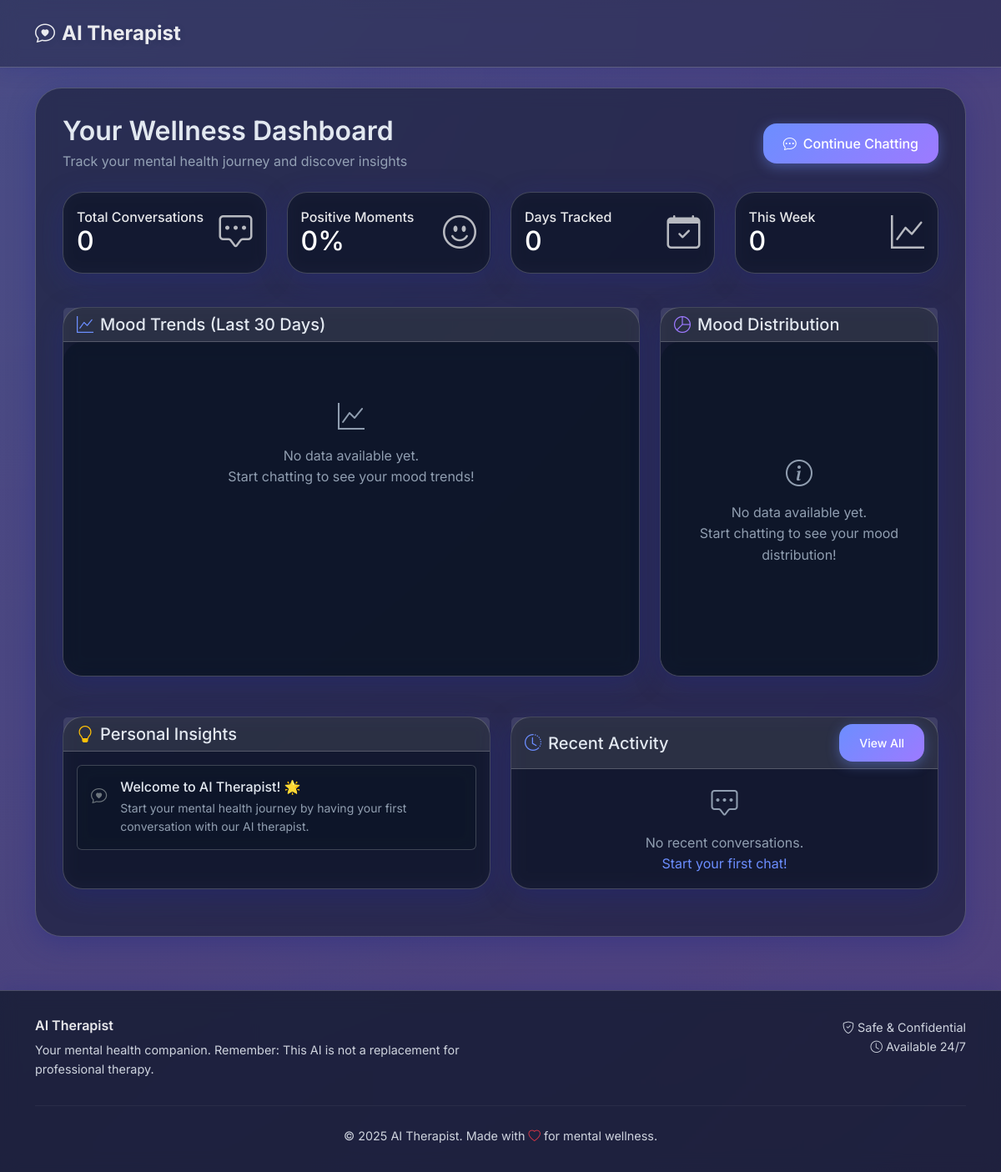
Page /dashboard/ (signed in) on the earlier database version.
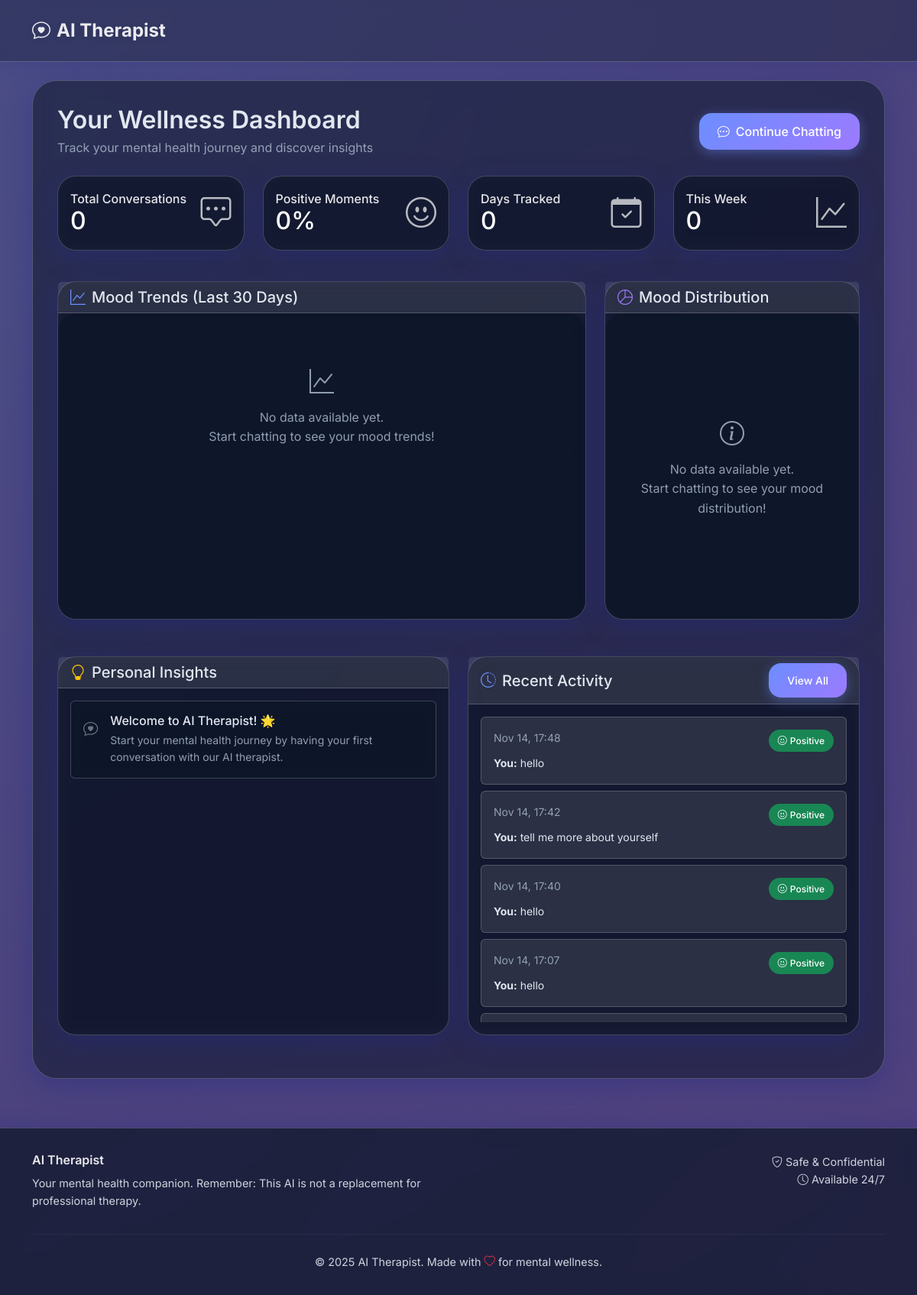
Same page on the later database version.
### core/models.py (models this page shows, shortened)
class Chat(models.Model):
    SENTIMENT_CHOICES = [
        ('positive', 'Positive'),
        ('negative', 'Negative'),
        ('neutral', 'Neutral'),
    ]
    user = models.ForeignKey(User, on_delete=models.CASCADE)
    conversation = models.ForeignKey(Conversation, on_delete=models.CASCADE, null=True, blank=True, related_name='chats')
    user_message = models.TextField()
    ai_response = models.TextField()
    sentiment = models.CharField(max_length=10, choices=SENTIMENT_CHOICES)
    confidence_score = models.FloatField(default=0.0)  # Sentiment confidence
    timestamp = models.DateTimeField(default=timezone.now)
    class Meta:
        ordering = ['-timestamp']

### core/views.py (the view, shortened to what this page needs)
# urls.py: path('dashboard/', views.dashboard_view, name='dashboard'),
@login_required
def dashboard_view(request):
    end_date = timezone.now().date()
    start_date = end_date - timedelta(days=30)
    mood_logs = MoodLog.objects.filter(
        user=request.user,
        date__range=[start_date, end_date]
    ).order_by('date')
    chart_data = []
    total_stats = {'positive': 0, 'negative': 0, 'neutral': 0, 'total': 0}
    recent_chats = Chat.objects.filter(user=request.user)[:10]
    week_ago = end_date - timedelta(days=7)
    weekly_logs = MoodLog.objects.filter(
        user=request.user,
        date__gte=week_ago
    )
    weekly_stats = {
        'positive': sum(log.positive_count for log in weekly_logs),
        'negative': sum(log.negative_count for log in weekly_logs),
        'neutral': sum(log.neutral_count for log in weekly_logs),
        'total': sum(log.total_chats for log in weekly_logs),
    }
    if total_stats['total'] > 0:
        mood_percentages = {
            'positive': round((total_stats['positive'] / total_stats['total']) * 100, 1),
            'negative': round((total_stats['negative'] / total_stats['total']) * 100, 1),
            'neutral': round((total_stats['neutral'] / total_stats['total']) * 100, 1),
        }
    else:
        mood_percentages = {'positive': 0, 'negative': 0, 'neutral': 0}
    insights = generate_insights(request.user, weekly_stats, total_stats, mood_logs)
    context = {
        'chart_data': json.dumps(chart_data),
        'total_stats': total_stats,
        'weekly_stats': weekly_stats,
        'mood_percentages': mood_percentages,
        'recent_chats': recent_chats,
        'insights': insights,
        'days_tracked': len(chart_data),
    }
    return render(request, 'core/dashboard.html', context)

### core/views.py (called while the page is built, shortened)
def generate_insights(user, weekly_stats, total_stats, mood_logs):
    insights = []
    if total_stats['total'] == 0:
        insights.append({
            'type': 'welcome',
            'title': 'Welcome to AI Therapist! 🌟',
            'message': 'Start your mental health journey by having your first conversation with our AI therapist.',
            'icon': 'bi-chat-heart'
        })
        return insights

### core/templates/core/dashboard.html (shortened to what this page needs)
{% extends 'core/base.html' %}
{% load static %}
{% block content %}
<div class="d-flex justify-content-between align-items-center mb-4">
    <div>
        <h2 class="mb-1" style="color: var(--text-primary); font-weight: 600;">Your Wellness Dashboard</h2>
        <p class="text-muted mb-0">Track your mental health journey and discover insights</p>
    </div>
    <div>
        <a href="{% url 'chat' %}" class="btn btn-primary">
            <i class="bi bi-chat-dots me-2"></i>Continue Chatting
        </a>
    </div>
</div>
<div class="row mb-4">
    <div class="col-md-3 mb-3">
        <div class="card h-100" style="background: linear-gradient(135deg, var(--accent-blue) 0%, var(--accent-purple) 100%);">
            <div class="card-body text-white">
                <div class="d-flex justify-content-between align-items-center">
                    <div>
                        <h6 class="card-title mb-0" style="opacity: 0.9;">Total Conversations</h6>
                        <h2 class="mb-0">{{ total_stats.total }}</h2>
                    </div>
                    <i class="bi bi-chat-square-dots" style="font-size: 2.5rem; opacity: 0.7;"></i>
                </div>
            </div>
        </div>
    </div>
    <div class="col-md-3 mb-3">
        <div class="card h-100" style="background: linear-gradient(135deg, #28a745 0%, #20c997 100%);">
            <div class="card-body text-white">
                <div class="d-flex justify-content-between align-items-center">
                    <div>
                        <h6 class="card-title mb-0" style="opacity: 0.9;">Positive Moments</h6>
                        <h2 class="mb-0">{{ mood_percentages.positive }}%</h2>
                    </div>
                    <i class="bi bi-emoji-smile" style="font-size: 2.5rem; opacity: 0.7;"></i>
                </div>
            </div>
        </div>
    </div>
    <div class="col-md-3 mb-3">
        <div class="card h-100" style="background: linear-gradient(135deg, #ffc107 0%, #ff9800 100%);">
            <div class="card-body text-white">
                <div class="d-flex justify-content-between align-items-center">
                    <div>
                        <h6 class="card-title mb-0" style="opacity: 0.9;">Days Tracked</h6>
                        <h2 class="mb-0">{{ days_tracked }}</h2>
                    </div>
                    <i class="bi bi-calendar-check" style="font-size: 2.5rem; opacity: 0.7;"></i>
                </div>
            </div>
        </div>
    </div>
    <div class="col-md-3 mb-3">
        <div class="card h-100" style="background: linear-gradient(135deg, #17a2b8 0%, #138496 100%);">
            <div class="card-body text-white">
                <div class="d-flex justify-content-between align-items-center">
                    <div>
                        <h6 class="card-title mb-0" style="opacity: 0.9;">This Week</h6>
                        <h2 class="mb-0">{{ weekly_stats.total }}</h2>
                    </div>
                    <i class="bi bi-graph-up" style="font-size: 2.5rem; opacity: 0.7;"></i>
                </div>
            </div>
        </div>
    </div>
</div>
<div class="row mb-4">
    <div class="col-lg-8 mb-4">
        <div class="card h-100">
            <div class="card-header">
                <h5 class="card-title mb-0" style="color: var(--text-primary);">
                    <i class="bi bi-graph-up me-2" style="color: var(--accent-blue);"></i>Mood Trends (Last 30 Days)
                </h5>
            </div>
            <div class="card-body chart-container">
            </div>
        </div>
    </div>
    <div class="col-lg-4 mb-4">
        <div class="card h-100">
            <div class="card-header">
                <h5 class="card-title mb-0" style="color: var(--text-primary);">
                    <i class="bi bi-pie-chart me-2" style="color: var(--accent-purple);"></i>Mood Distribution
                </h5>
            </div>
            <div class="card-body d-flex align-items-center justify-content-center chart-container">
            </div>
        </div>
    </div>
</div>
<div class="row">
    <div class="col-lg-6 mb-4">
        <div class="card h-100">
            <div class="card-header">
                <h5 class="card-title mb-0" style="color: var(--text-primary);">
                    <i class="bi bi-lightbulb me-2" style="color: #ffc107;"></i>Personal Insights
                </h5>
            </div>
            <div class="card-body">
                {% if insights %}
                    {% for insight in insights %}
                        <div class="insight-card mb-3 p-3 rounded">
                            <div class="d-flex align-items-start">
                                <i class="bi {{ insight.icon }} me-3 mt-1 {% if insight.type == 'positive' %}text-success{% elif insight.type == 'growth' %}text-info{% elif insight.type == 'milestone' %}text-warning{% elif insight.type == 'support' %}text-danger{% else %}text-secondary{% endif %}" style="font-size: 1.2rem;"></i>
                                <div class="flex-grow-1">
                                    <h6 class="mb-1" style="color: var(--text-primary);">{{ insight.title }}</h6>
                                    <p class="mb-0 text-muted small">{{ insight.message }}</p>
                                </div>
                            </div>
                        </div>
                    {% endfor %}
                {% else %}
                    <div class="text-center text-muted">
                        <i class="bi bi-chat-dots d-block mb-2" style="font-size: 2rem;"></i>
                        <p class="mb-0">Start chatting to see personalized insights about your mental health journey!</p>
                    </div>
                {% endif %}
            </div>
        </div>
    </div>
    <div class="col-lg-6 mb-4">
        <div class="card h-100">
            <div class="card-header d-flex justify-content-between align-items-center">
                <h5 class="card-title mb-0" style="color: var(--text-primary);">
                    <i class="bi bi-clock-history me-2" style="color: var(--accent-blue);"></i>Recent Activity
                </h5>
                <a href="{% url 'chat' %}" class="btn btn-primary btn-sm">View All</a>
            </div>
            <div class="card-body">
                {% if recent_chats %}
                    <div class="recent-chats scroll-area" style="max-height: 400px; overflow-y: auto;">
                        {% for chat in recent_chats %}
                            <div class="recent-chat-item p-3 mb-2 rounded">
                                <div class="d-flex justify-content-between align-items-start mb-1">
                                    <small class="text-muted">{{ chat.timestamp|date:"M d, H:i" }}</small>
                                    <span class="badge {% if chat.sentiment == 'positive' %}bg-success{% elif chat.sentiment == 'negative' %}bg-danger{% else %}bg-secondary{% endif %}">
                                        {% if chat.sentiment == 'positive' %}
                                            <i class="bi bi-emoji-smile me-1"></i>Positive
                                        {% elif chat.sentiment == 'negative' %}
                                            <i class="bi bi-emoji-frown me-1"></i>Negative
                                        {% else %}
                                            <i class="bi bi-emoji-neutral me-1"></i>Neutral
                                        {% endif %}
                                    </span>
                                </div>
                                <p class="mb-0 small text-truncate" style="max-width: 100%; color: var(--text-primary);">
                                    <strong>You:</strong> {{ chat.user_message|truncatechars:60 }}
                                </p>
                            </div>
                        {% endfor %}
                    </div>
                {% else %}
                    <div class="text-center text-muted">
                        <i class="bi bi-chat-square-dots d-block mb-2" style="font-size: 2rem;"></i>
                        <p class="mb-0">No recent conversations.<br><a href="{% url 'chat' %}" class="text-decoration-none" style="color: var(--accent-blue);">Start your first chat!</a></p>
                    </div>
                {% endif %}
            </div>
        </div>
    </div>
</div>
{% endblock %}

### core/templates/core/base.html (shortened to what this page needs)
<!DOCTYPE html>
<html lang="en">
<head>
    <link href="https://cdnjs.cloudflare.com/ajax/libs/bootstrap/5.3.0/css/bootstrap.min.css" rel="stylesheet">
    <link href="https://cdnjs.cloudflare.com/ajax/libs/bootstrap-icons/1.10.0/font/bootstrap-icons.min.css" rel="stylesheet">
    {% load static %}
    <link href="{% static 'css/style.css' %}" rel="stylesheet">
</head>
<body class="glassmorphic-body">
    <div class="gradient-background"></div>
    <nav class="navbar navbar-expand-lg glassmorphic-navbar">
        <div class="container">
            <a class="navbar-brand glassmorphic-brand" href="{% url 'home' %}">
                <i class="bi bi-chat-heart me-2"></i>AI Therapist
            </a>
        </div>
    </nav>
    <main class="{% block main_class %}container my-4{% endblock %}">
        {% block main_wrapper %}
        <div class="glassmorphic-container">
            {% block content %}{% endblock %}
        </div>
        {% endblock %}
    </main>
    <footer class="glassmorphic-footer">
        <div class="container">
            <div class="row">
                <div class="col-md-6">
                    <h6 class="footer-title">AI Therapist</h6>
                    <p class="footer-text">Your mental health companion. Remember: This AI is not a replacement for professional therapy.</p>
                </div>
                <div class="col-md-6 text-md-end">
                    <p class="footer-text">
                        <i class="bi bi-shield-check me-1"></i>Safe & Confidential<br>
                        <i class="bi bi-clock me-1"></i>Available 24/7
                    </p>
                </div>
            </div>
            <hr class="footer-divider">
            <div class="row">
                <div class="col-12 text-center">
                    <p class="footer-text mb-0">
                        &copy; 2025 AI Therapist. Made with <i class="bi bi-heart text-danger"></i> for mental wellness.
                    </p>
                </div>
            </div>
        </div>
    </footer>
</body>
</html>

Differences in the rows shown:
added Chat: timestamp "Nov 14, 17:48", sentiment "positive" (drawn), user_message "hello"
added Chat: timestamp "Nov 14, 17:42", sentiment "positive" (drawn), user_message "tell me more about yourself"
added Chat: timestamp "Nov 14, 17:40", sentiment "positive" (drawn), user_message "hello"
added Chat: timestamp "Nov 14, 17:07", sentiment "positive" (drawn), user_message "hello"
Other differences:
text no longer shown: "No recent conversations. Start your first chat!"
